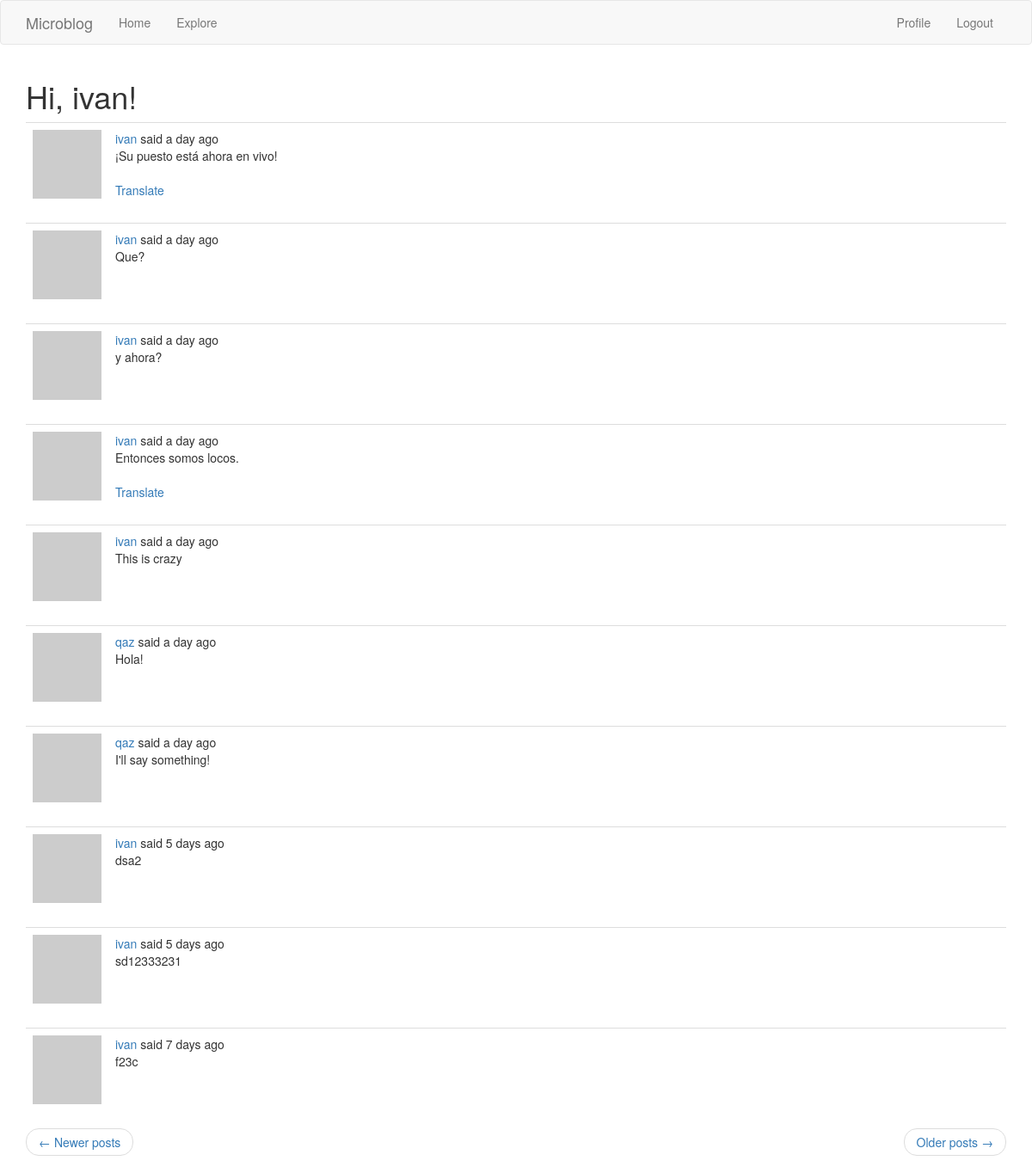
Screenshot of /explore?page=2 (signed in) with the database file from the repository.
### app/models.py (models this page shows, shortened)
class User(UserMixin, db.Model):
    id = db.Column(db.Integer, primary_key=True)
    username = db.Column(db.String(64), index=True, unique=True)
    email = db.Column(db.String(120), index=True, unique=True)
    password_hash = db.Column(db.String(128))
    posts = db.relationship('Post', backref='author', lazy='dynamic')
    about_me = db.Column(db.String(140))
    last_seen = db.Column(db.DateTime, default=datetime.utcnow)
    followed = db.relationship(
        'User',
        secondary=followers,
        primaryjoin=(followers.c.follower_id == id),
        secondaryjoin=(followers.c.followed_id == id),
        backref=db.backref('followers', lazy='dynamic'),
        lazy='dynamic'
    )
    def avatar(self, size):
        lower_email = str(self.email).lower()
        digest = md5(lower_email.encode('utf-8')).hexdigest()
        return 'https://www.gravatar.com/avatar/{}?d=identicon&s={}'.format(digest, size)

class Post(db.Model):
    id = db.Column(db.Integer, primary_key=True)
    body = db.Column(db.String(140))
    language = db.Column(db.String(5))
    timestamp = db.Column(db.DateTime, index=True, default=datetime.utcnow)
    user_id = db.Column(db.Integer, db.ForeignKey('user.id'))

### app/main/routes.py (the view)
@bp.route('/explore')
@login_required
def explore():
    page = request.args.get('page', 1, type=int)
    posts = Post.query.order_by(Post.timestamp.desc()).paginate(
        page, current_app.config['POSTS_PER_PAGE'], False)
    next_url = url_for('main.explore', page=posts.next_num) if posts.has_next else None
    prev_url = url_for('main.explore', page=posts.prev_num) if posts.has_prev else None
    return render_template("index.jinja", title='Explore', posts=posts.items,
                          next_url=next_url, prev_url=prev_url)

### app/main/routes.py (called while the page is built)
@bp.before_app_request
def before_request():
    if current_user.is_authenticated:
        current_user.last_seen = datetime.utcnow()
        db.session.commit()
    g.locale = str(get_locale())

### app/models.py (called while the page is built)
@login.user_loader
def load_user(user_id):
    return User.query.get(int(user_id))

### app/templates/index.jinja (shortened to what this page needs)
{% extends "base.jinja" %}
{% block app_content %}
    <h1>{{ _('Hi, ') }} {{ current_user.username }}!</h1>
    {% for post in posts %}
        {% include '_post.jinja' %}
    {% endfor %}
    <nav aria-label="...">
        <ul class="pager">
            <li class="previous{% if not prev_url %} disabled{% endif %}">
                <a href="{{ prev_url or '#' }}">
                    <span aria-hidden="true">&larr;</span>
                    {{ _('Newer posts') }}
                </a>
            </li>
            <li class="next{% if not next_url %} disabled{% endif %}">
                <a href="{{ next_url or '#' }}">
                    {{ _('Older posts') }} <span aria-hidden="true">&rarr;</span>
                </a>
            </li>
        </ul>
    </nav>
{% endblock %}

### app/templates/_post.jinja (shortened to what this page needs)
    <table class="table table-hover">
        <tr>
            <td width="70px">
                <a href="{{ url_for('main.user', username=post.author.username) }}">
                    <img src="{{ post.author.avatar(70) }}" />
                </a>
            </td>
            <td>
                {{ _('%(username)s said %(when)s',
                    username=user_link, when=moment(post.timestamp).fromNow()) }}
                <br>
                <span id="post{{ post.id }}">{{ post.body }}</span>
                {% if post.language and post.language != g.locale %}
                <br><br>
                <span id="translation{{ post.id }}">
                    <a href="javascript:translate(
                                '#post{{ post.id }}',
                                '#translation{{ post.id }}',
                                '{{ post.language }}',
                                '{{ g.locale }}');">{{ _('Translate') }}</a>
                </span>
                {% endif %}
            </td>
        </tr>
    </table>

### rows the page displays
User: username "ivan"
Post: body "¡Su puesto está ahora en vivo!"
Post: body "Que?"
Post: body "y ahora?"
Post: body "Entonces somos locos."
Post: body "This is crazy"
Post: body "Hola!"
Post: body "I'll say something!"
Post: body "dsa2"
Post: body "sd12333231"
Post: body "f23c"
